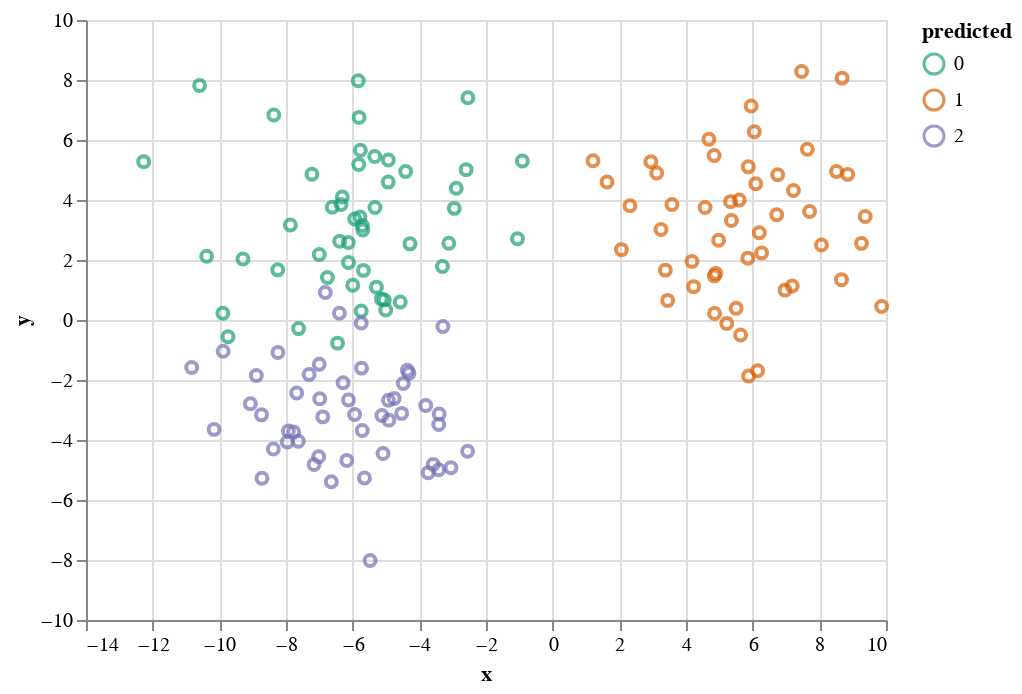

Notebook code for this chart:
### Markdown cell above
We assume that it could be the euclidean bias being mean to us here.

### Code cell
seed = 8
data = generate_gmm_data_fixed_means(n=50, means=np.array([[-6,3], [6,3], [-6,-3]]), std=2.0, seed=seed)
p = AltairPlotter()
p.assignments(data.xs, data.ys)

### Figure 1 — Vega-Lite specification as saved in the notebook (floating-point values rounded to 4 significant figures; data arrays with more than 128 entries replaced by an {"elided": "..."} marker saying what was removed)
{"config": {"view": {"continuousWidth": 400, "continuousHeight": 300}}, "data": {"name": "data-40f276b628d5fd8079f87e06e5a035f3"}, "mark": "point", "encoding": {"color": {"type": "nominal", "field": "predicted", "scale": {"scheme": "dark2"}}, "x": {"type": "quantitative", "field": "x"}, "y": {"type": "quantitative", "field": "y"}}, "$schema": "https://vega.github.io/schema/vega-lite/v4.8.1.json", "datasets": {"data-40f276b628d5fd8079f87e06e5a035f3": {"elided": "150 records"}}}
